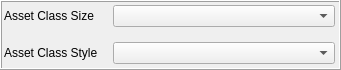
       <widget class="QFrame" name="etfMetaAssetFrame">
        <property name="geometry">
         <rect>
          <x>330</x>
          <y>150</y>
          <width>341</width>
          <height>70</height>
         </rect>
        </property>
        <property name="styleSheet">
         <string notr="true">border-color: rgb(0, 0, 0);</string>
        </property>
        <property name="frameShape">
         <enum>QFrame::Box</enum>
        </property>
        <property name="frameShadow">
         <enum>QFrame::Raised</enum>
        </property>
        <widget class="QWidget" name="gridLayoutWidget_11">
         <property name="geometry">
          <rect>
           <x>-1</x>
           <y>0</y>
           <width>341</width>
           <height>71</height>
          </rect>
         </property>
         <layout class="QGridLayout" name="etfMetaAssetGrid" rowstretch="0,0" columnstretch="1,5">
          <property name="leftMargin">
           <number>5</number>
          </property>
          <property name="topMargin">
           <number>5</number>
          </property>
          <property name="rightMargin">
           <number>5</number>
          </property>
          <property name="bottomMargin">
           <number>5</number>
          </property>
          <property name="spacing">
           <number>15</number>
          </property>
          <item row="1" column="1">
           <widget class="QComboBox" name="etfMetaAssetStyleCombo"/>
          </item>
          <item row="0" column="1">
           <widget class="QComboBox" name="etfMetaAssetSizeCombo"/>
          </item>
          <item row="0" column="0">
           <widget class="QLabel" name="label_60">
            <property name="text">
             <string>Asset Class Size</string>
            </property>
           </widget>
          </item>
          <item row="1" column="0">
           <widget class="QLabel" name="label_57">
            <property name="text">
             <string>Asset Class Style</string>
            </property>
           </widget>
          </item>
         </layout>
        </widget>
       </widget>
